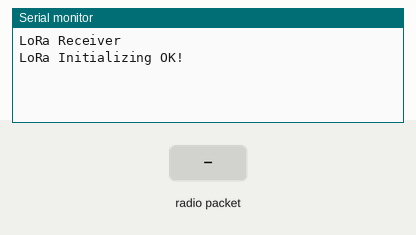
This sketch was run on a simulated ESP32. On the bench: the last lines printed to the serial monitor. Inputs (shaded band) come from the test bench. No radio packets arrive unless stated.

Above: at 1.2 s.
1.3 s: radio packet "1" arrives
At 2.5 s:
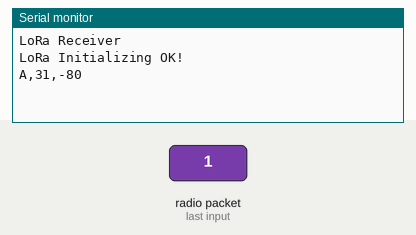
2.8 s: radio packet "0" arrives
At 3.8 s:
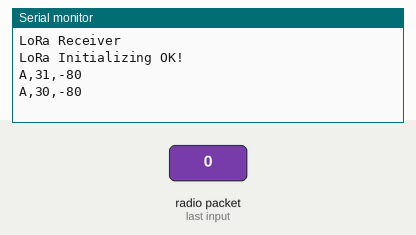
4.3 s: radio packet "2" arrives
At 4.9 s:
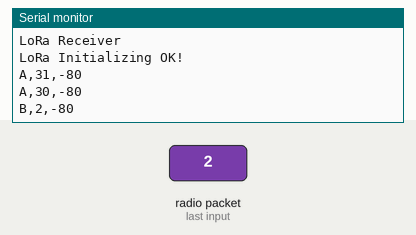

The sketch:

LoRaReceiver.ino
```cpp
#include <SPI.h>
#include <LoRa.h>

const uint8_t SCK_PIN_A = 14;
const uint8_t MISO_PIN_A = 36;
const uint8_t MOSI_PIN_A = 13;
SPIClass* SPI_A;

const uint8_t SCK_PIN_B = 18;
const uint8_t MISO_PIN_B = 19;
const uint8_t MOSI_PIN_B = 23;
SPIClass* SPI_B;


const uint8_t CS_PIN_A = 15;
const uint8_t CS_PIN_B = 5;

const uint8_t RST_A = 16;
const uint8_t RST_B = 17;

const uint8_t D0_A = 32;
const uint8_t D1_A = 33;

const uint8_t D0_B = 25;
const uint8_t D1_B = 26;

#define syncWord 0x45
#define transmissionFreqA 915E6
#define transmissionFreqB 917E6

LoRaClass radioA;
LoRaClass radioB;

unsigned int decode_int(uint8_t* e, int s)
{
  return (uint32_t)e[s] <<  0 | (uint32_t)e[s + 1] <<  8 | (uint32_t)e[s + 2] << 16 | (uint32_t)e[s + 3] << 24;
}


unsigned short decode_short(uint8_t* e, int s)
{
  return (uint16_t)e[s] <<  0 | (uint16_t)e[s + 1] <<  8;
}

void setup() {
  Serial.begin(9600);
  while (!Serial);

  Serial.println("LoRa Receiver");

  SPI_A = new SPIClass(HSPI);
  SPI_A->begin(SCK_PIN_A, MISO_PIN_A, MOSI_PIN_A);

  SPI_B = new SPIClass(VSPI);
  SPI_B->begin(SCK_PIN_B, MISO_PIN_B, MOSI_PIN_B);

  radioA.setPins(CS_PIN_A, RST_A, D0_A);
  radioA.setSPI(*SPI_A);
  radioB.setPins(CS_PIN_B, RST_B, D0_B);
  radioB.setSPI(*SPI_B);


  if (!radioA.begin(transmissionFreqA)) {
    Serial.println("Starting LoRa A failed!");
  }
  if (!radioB.begin(transmissionFreqB)) {
    Serial.println("Starting LoRa B failed!");
  }

  radioA.setSyncWord(syncWord);
  radioB.setSyncWord(syncWord);
  Serial.println("LoRa Initializing OK!");
}

void loop() {

  // Radio A
  int packetSizeA = radioA.parsePacket();
  if (packetSizeA) {
    // received a packet
    Serial.print("A,");

    // read packet
    while (radioA.available()) {
      Serial.print(radioA.read(), HEX);
    }

    // print RSSI of packet
//    Serial.print("' with RSSI ");
    Serial.print(",");
    Serial.println(radioA.packetRssi());
  }

  // Radio B
  int packetSizeB = radioB.parsePacket();
  if (packetSizeB) {
    // received a packet
    Serial.print("B,");

    // read packet
    while (radioB.available()) {
      Serial.print((char)radioB.read());
    }

    // print RSSI of packet
//    Serial.print("' with RSSI ");
    Serial.print(",");
    Serial.println(radioB.packetRssi());
  }
}
```

Measured:
- after the input at 1.3 s, the serial monitor: prints a new line at once (image 1)
- after the input at 2.8 s, the serial monitor: prints a new line at once (image 2)
- after the input at 4.3 s, the serial monitor: prints a new line at once (image 3)
